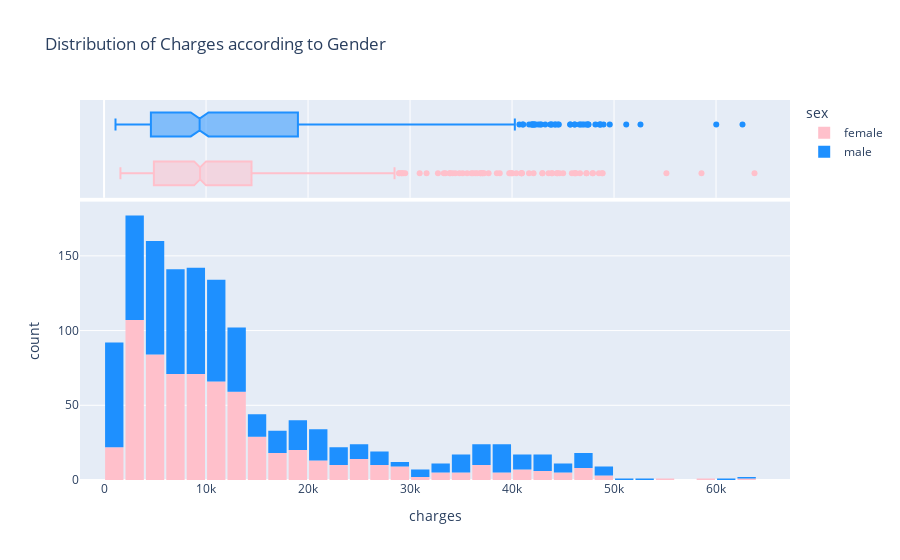

Source (notebook cell):
### Code cell
fig = px.histogram(main_dataset,
                   x = "charges",
                   marginal="box",
                   nbins=47,
                   title="Distribution of Charges according to Gender",
                   color="sex",
                   color_discrete_sequence=["pink", "DodgerBlue"])
fig.update_layout(bargap = 0.1)
fig.show()

### Figure 1 — Plotly figure (JSON) as saved in the notebook; plotly's stock layout.template omitted (floating-point values rounded to 4 significant figures; data arrays with more than 128 entries replaced by an {"elided": "..."} marker saying what was removed)
{"data": [{"bingroup": "x", "hovertemplate": "sex=female<br>charges=%{x}<br>count=%{y}<extra></extra>", "legendgroup": "female", "marker": {"color": "pink", "pattern": {"shape": ""}}, "name": "female", "nbinsx": 47, "orientation": "v", "showlegend": true, "type": "histogram", "x": {"elided": "662 float values"}, "xaxis": "x", "yaxis": "y"}, {"hovertemplate": "sex=female<br>charges=%{x}<extra></extra>", "legendgroup": "female", "marker": {"color": "pink"}, "name": "female", "notched": true, "showlegend": false, "type": "box", "x": {"elided": "662 float values"}, "xaxis": "x2", "yaxis": "y2"}, {"bingroup": "x", "hovertemplate": "sex=male<br>charges=%{x}<br>count=%{y}<extra></extra>", "legendgroup": "male", "marker": {"color": "DodgerBlue", "pattern": {"shape": ""}}, "name": "male", "nbinsx": 47, "orientation": "v", "showlegend": true, "type": "histogram", "x": {"elided": "676 float values"}, "xaxis": "x", "yaxis": "y"}, {"hovertemplate": "sex=male<br>charges=%{x}<extra></extra>", "legendgroup": "male", "marker": {"color": "DodgerBlue"}, "name": "male", "notched": true, "showlegend": false, "type": "box", "x": {"elided": "676 float values"}, "xaxis": "x2", "yaxis": "y2"}], "layout": {"bargap": 0.1, "barmode": "relative", "legend": {"title": {"text": "sex"}, "tracegroupgap": 0}, "title": {"text": "Distribution of Charges according to Gender"}, "xaxis": {"anchor": "y", "domain": [0, 1], "title": {"text": "charges"}}, "xaxis2": {"anchor": "y2", "domain": [0, 1], "matches": "x", "showgrid": true, "showticklabels": false}, "yaxis": {"anchor": "x", "domain": [0, 0.7326], "title": {"text": "count"}}, "yaxis2": {"anchor": "x2", "domain": [0.7426, 1], "matches": "y2", "showgrid": false, "showline": false, "showticklabels": false, "ticks": ""}}}
